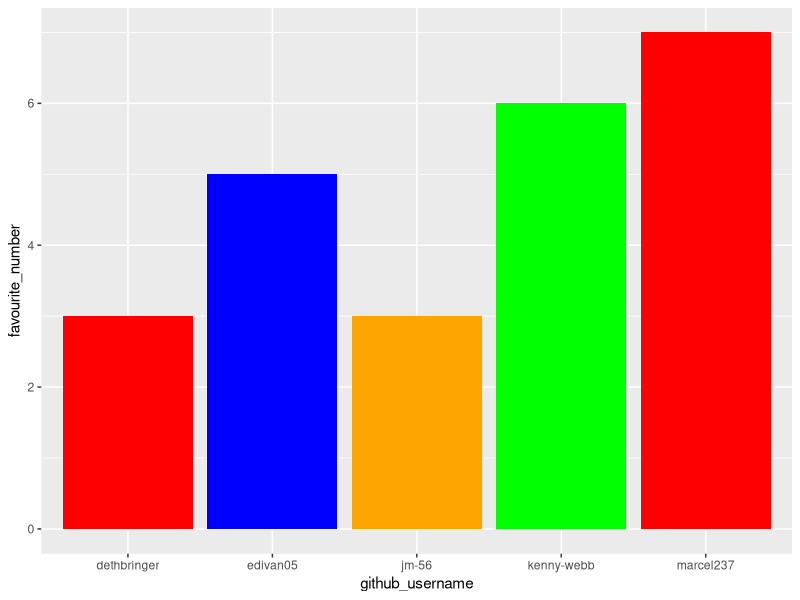
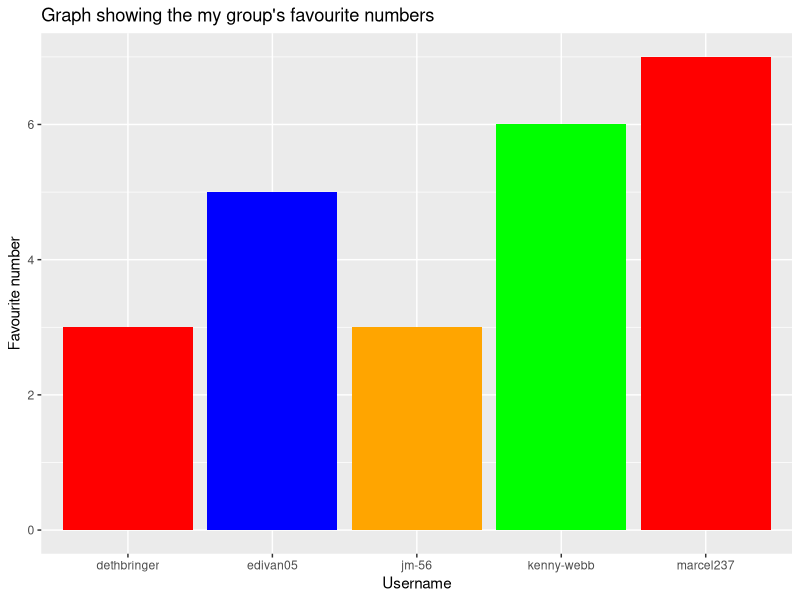
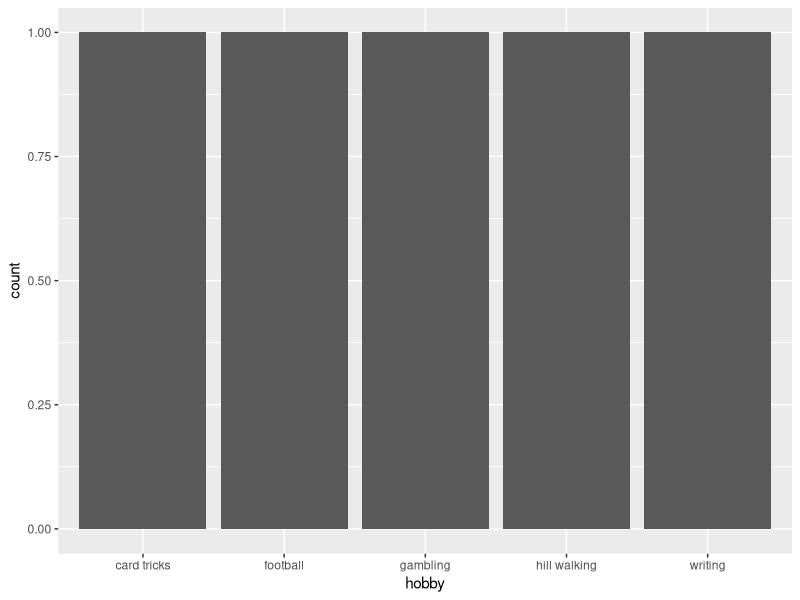

The R script that drew these images, in order:
## ---- chunk 1
library(tidyverse) 
## ---- chunk 2
team_data <- tibble(
  name = c("Marcel", "Edwin", "Josh", "Kenny", "Luke"),
  github_username = c("marcel237", "edivan05", "jm-56", "kenny-webb", "dethbringer"), 
  colour = c("red", "blue", "orange", "green", "red"),
  hobby = c("gambling", "card tricks", "football", "hill walking", "writing"),
  favourite_number = c(7,5,3,6,3)
  )

team_data
## ---- chunk 3
p1 <- ggplot(data = team_data, 
             mapping = aes(x = github_username, 
                           y = favourite_number,
                           fill = colour), 
             ) +
   geom_col() +
   scale_fill_identity()
p1
## ---- chunk 4
p1 + labs(x = "Username", 
          y = "Favourite number",
          title = "Graph showing the my group's favourite numbers")
## ---- chunk 5
p2 <- ggplot(team_data, aes(x = hobby)) +
  geom_bar()
p2
